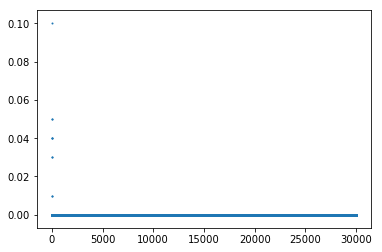

Generate this figure with Python:
import numpy as np
import random
import matplotlib.pyplot
import sys

input_train=sys.argv[1]
train =  np.loadtxt(input_train)
input_test = sys.argv[2]
test =  np.loadtxt(input_test)
#train = np.loadtxt("C:\\Users\\ipingou\\OneDrive\\文件\\碩二下2\\ml\\hw4\\hw3_train.dat")
#test = np.loadtxt("C:\\Users\\ipingou\\OneDrive\\文件\\碩二下2\\ml\\hw4\\hw3_test.dat")
n=train.shape[0] 


data = np.zeros((30000*n,3))
for i in range(30000*n):
    index = random.randint(0,n-1)
    data[i] = train[index,:]

def decision_stump(Data):
    #kkkkk=0
    #print("data size", Data.shape[0])
    Impurity = 10000000000000
    Sign = 0
    Theta = 0
    Theta_value = 0
    Dimension = 50    
    for i in range(2):
        temp = Data[Data[:,i].argsort()]
        for theta in range(Data.shape[0]+1):
            
            for s in (1,-1):
                if theta == Data.shape[0]:
                    theta_value = 100000
                elif theta == 0:
                    theta_value = -100000
                else:
                    #print(theta)
                    theta_value = (temp[:,i][theta]+temp[:,i][theta-1])/2
                predict = np.sign(Data[:,i]-theta_value)
                predict = s*np.array([ 1 if i == 0 else i for i in predict])
                index =np.array([True if i == 1 else False for i in predict])
                group1 = Data[index].copy()
                group2 = Data[np.logical_not(index)].copy()
                n1 = group1.shape[0]
                n2 = group2.shape[0]
                '''
                if kkkkk==0:
                    kkkkk=2
                    print('theta',theta)
                    print('n1',n1)
                    print('n2',n2)
                '''
                gini1, gini2 = (0,0)
                if n1 !=0:
                    gini1 = 2*(sum(group1[:,2]==1)/n1)*(1-(sum(group1[:,2]==1)/n1))
                if n2 !=0:
                    gini2 = 2*(sum(group2[:,2]==1)/n2)*(1-(sum(group2[:,2]==1)/n2))
                impurity = n1*gini1+n2*gini2
                #print('impurtity',impurity)
                #print('Impurity',Impurity)
                if impurity < Impurity: 
                    Sign = s
                    Dimension = i
                    Theta = theta
                    Impurity = impurity
                    Theta_value = theta_value


            """
                          
            predict1=np.ones(theta)
            predict2=-1*np.ones(train.shape[0]-theta)
            predict = np.concatenate((predict1,predict2))
            error = np.where(predict ==temp[:,2],0,1)
            error_sum= np.dot(error,temp[:,3])/sum(temp[:,3])
            two_error = np.array([error_sum,1-error_sum])
            sign_min = np.argmin(two_error)
            if two_error[sign_min] < et: 
                Sign = np.where( sign_min == 0 ,1,-1)
                Dimension = i
                Theta = theta
                et = two_error[sign_min]
                if theta ==0:
                    Theta_value = -100000
                else:
                    Theta_value = (temp[theta]+temp[theta-1])/2
                    
            """
                    

    return (Sign, Dimension,Theta,Theta_value,Impurity)

def DecisionTree(Data):
    #print(Data.shape)
    #print(Data[0][1])
    count_x=0
    count_y=0
    for i in range(Data.shape[0]-1):
        if np.sum(Data[i][0:2]!=Data[i+1][0:2])!=0:
            break
        count_x = i+2
        
    for i in range(Data.shape[0]-1):
        if Data[i][2]!=Data[i+1][2]:
            break
        count_y = i+2
        
    if count_x == Data.shape[0] or count_y == Data.shape[0]:
        #if count_x == Data.shape[0]:
           # print("data",Data)
        value, count = np.unique(Data[:,2],return_counts=True)
        return value[np.argmax(count)]
    
    elif Data.shape[0]==1:
        return Data[0][2]
        
    else:
        Sign, Dimension,Theta,Theta_value,impurity = decision_stump(Data)
        b = (Sign,Dimension,Theta_value)
        #print(Dimension,Theta,impurity)
        predict = np.sign(Data[:,Dimension]-Theta_value)
        predict = np.array([ 1 if i == 0 else i for i in predict])
        predict = Sign*np.array([ 1 if i == 0 else i for i in predict])
        index =np.array([True if i == 1 else False for i in predict])
        group1 = Data[index].copy()
        group2 = Data[np.logical_not(index)].copy()
        
        subtree1 = DecisionTree(group1)
        subtree2 = DecisionTree(group2)
    
        return ([b,subtree1,subtree2])

#train a tree(list form) with trainning data
#tree=DecisionTree(train)

#given an observation, return prediction  
def prediction(Data,Tree):

    #if tree is leaf(1 or -1) then return this basic tree
    if Tree == 1 or Tree == -1:
        return Tree
    #else if tree not the base case, go to next node with braching criteria
    else:
        Sign,Dimension,Theta_value=Tree[0]
        predict = Sign*np.sign(Data[Dimension]-Theta_value)
        temp1, temp2 = (0,0)
        if predict == 1:
            temp1 = 1
        else:
            temp2 = 1
        return (temp1)*prediction(Data, Tree[1])+(temp2)*prediction(Data, Tree[2])
        
#error rate
def error_rate(X,Tree):
    prediction_each = []
    for i in X:
        prediction_each.append(prediction(i,Tree))
    return (prediction_each,sum(prediction_each!=X[:,2])/X.shape[0])
kkk = DecisionTree(train)
aaa,bbb=error_rate(train,kkk)






"""
#15
prediction_in=[]    
for i in train:
    prediction_in.append(prediction(i,tree))
Ein = sum(prediction_in!=train[:,2])/train.shape[0]

prediction_out=[]    
for i in test:
    prediction_out.append(prediction(i,tree))
Eout = sum(prediction_out!=test[:,2])/test.shape[0]

print("Ein", Ein, " Eout: ", Eout)
"""
trees=[]
Ein=[]
Ein_G = []
Eout_G = []

predict_train = np.zeros((train.shape[0],1))
predict_test = np.zeros((test.shape[0],1))

for i in range(30000):
    #print('i',i)
    if i%100 == 0:
        print(i)
    pre_train = []
    pre_test=[]
    index_start = i*train.shape[0]
    index_finish = (i+1)*train.shape[0]
    
    train_tree = data[index_start:index_finish,:]                
    

    #print(train_tree.shape)
    tree_train = DecisionTree(train_tree)
    trees.append(tree_train)

    predict_tr, ein = error_rate(train,tree_train)
    predict_te, eout = error_rate(test, tree_train)    
        
    predict_train = predict_train +np.array(predict_tr).reshape(train.shape[0],1)
    predict_test = predict_test +np.array(predict_te).reshape(test.shape[0],1)
    
    train_p = np.sign(predict_train)
    test_p = np.sign(predict_test)
    #print(sum(test_p !=test[:,2])/test.shape[0])
    
    Ein.append(ein)
    Ein_G.append(sum(train_p!=train[:,2].reshape(train.shape[0],1))/train.shape[0])
    Eout_G.append(sum(test_p!=test[:,2].reshape(test.shape[0],1))/test.shape[0])
    
#13

matplotlib.pyplot.plot(range(30000),Ein_G,'-')

    
